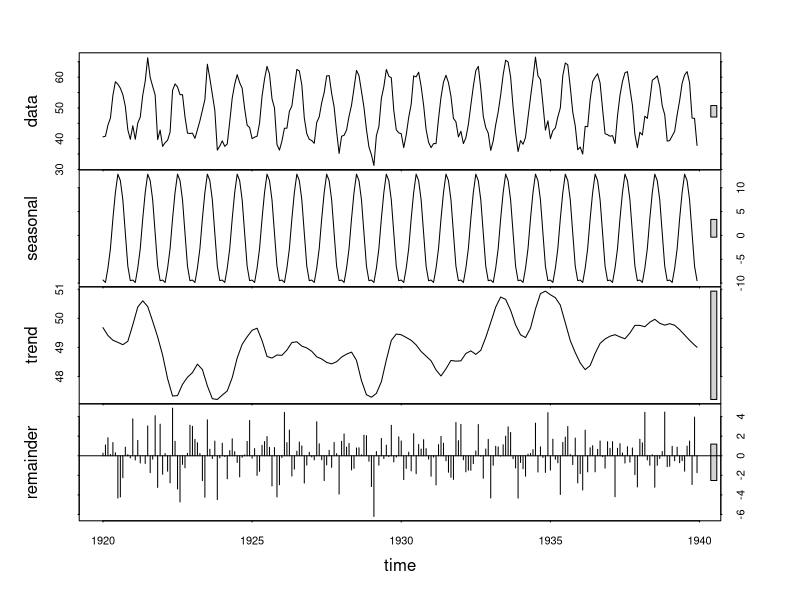
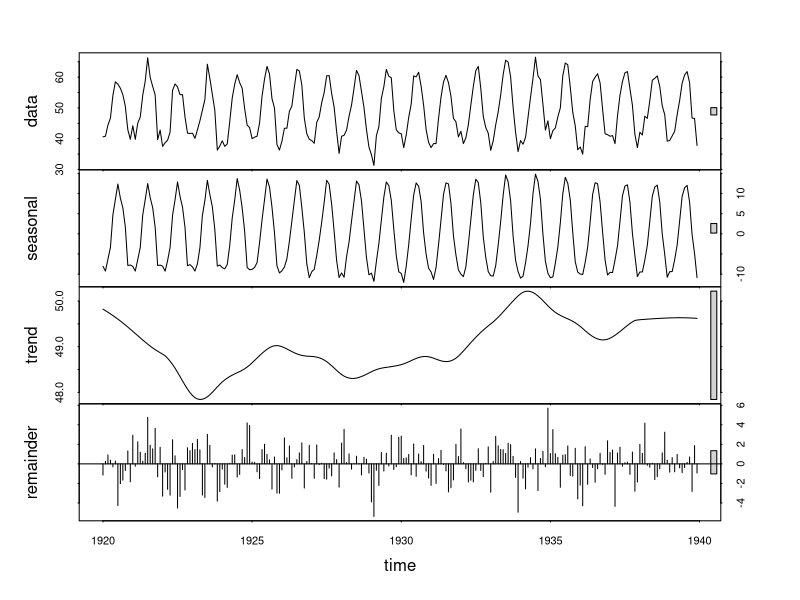
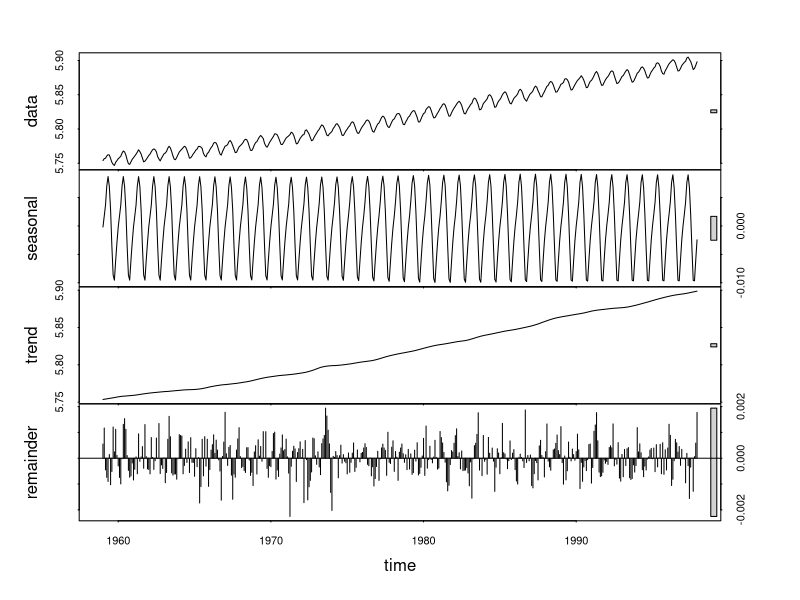
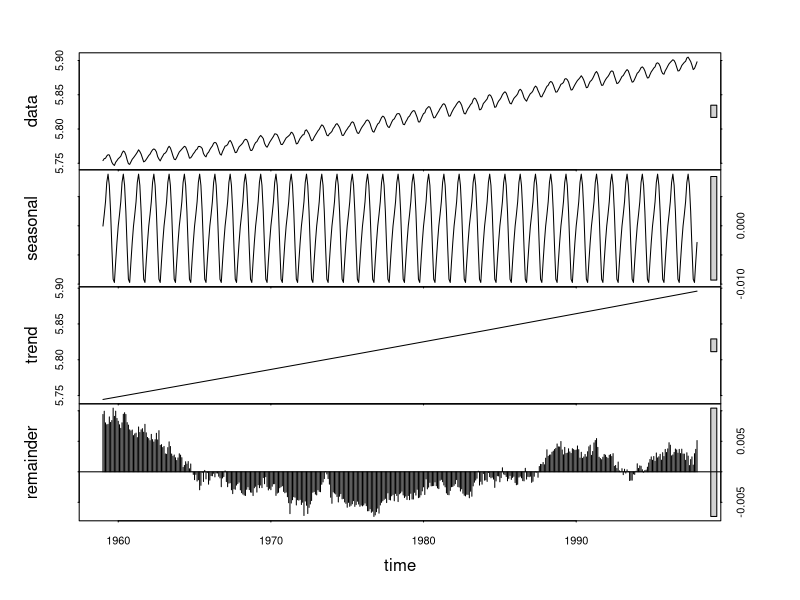
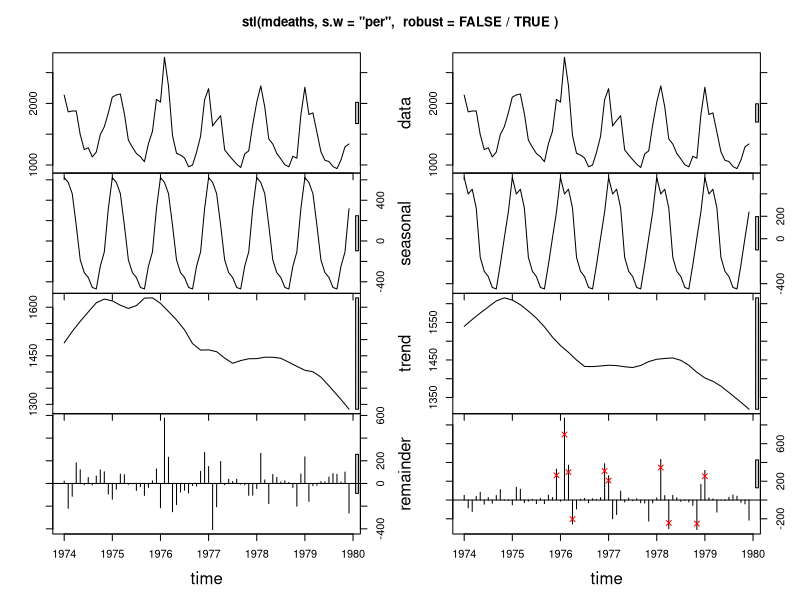

Write R code to recreate these figures, in order.
set.seed(123)
library(graphics)
library(ggplot2)

plot(stl(nottem, "per"))
plot(stl(nottem, s.window = 7, t.window = 50, t.jump = 1))

plot(stllc <- stl(log(co2), s.window = 21))
summary(stllc)
## linear trend, strict period.
plot(stl(log(co2), s.window = "per", t.window = 1000))

## Two STL plotted side by side :
stmd <- stl(mdeaths, s.window = "per") # non-robust
# plot(stmd)
summary(stmR <- stl(mdeaths, s.window = "per", robust = TRUE))
op <- par(mar = c(0, 4, 0, 3), oma = c(5, 0, 4, 0), mfcol = c(4, 2))
plot(stmd, set.pars = NULL, labels  =  NULL,
     main = "stl(mdeaths, s.w = \"per\",  robust = FALSE / TRUE )")
plot(stmR, set.pars = NULL)
# mark the 'outliers' :
(iO <- which(stmR $ weights  < 1e-8)) # 10 were considered outliers
sts <- stmR$time.series
points(time(sts)[iO], 0.8* sts[,"remainder"][iO], pch = 4, col = "red")
par(op)   # reset
